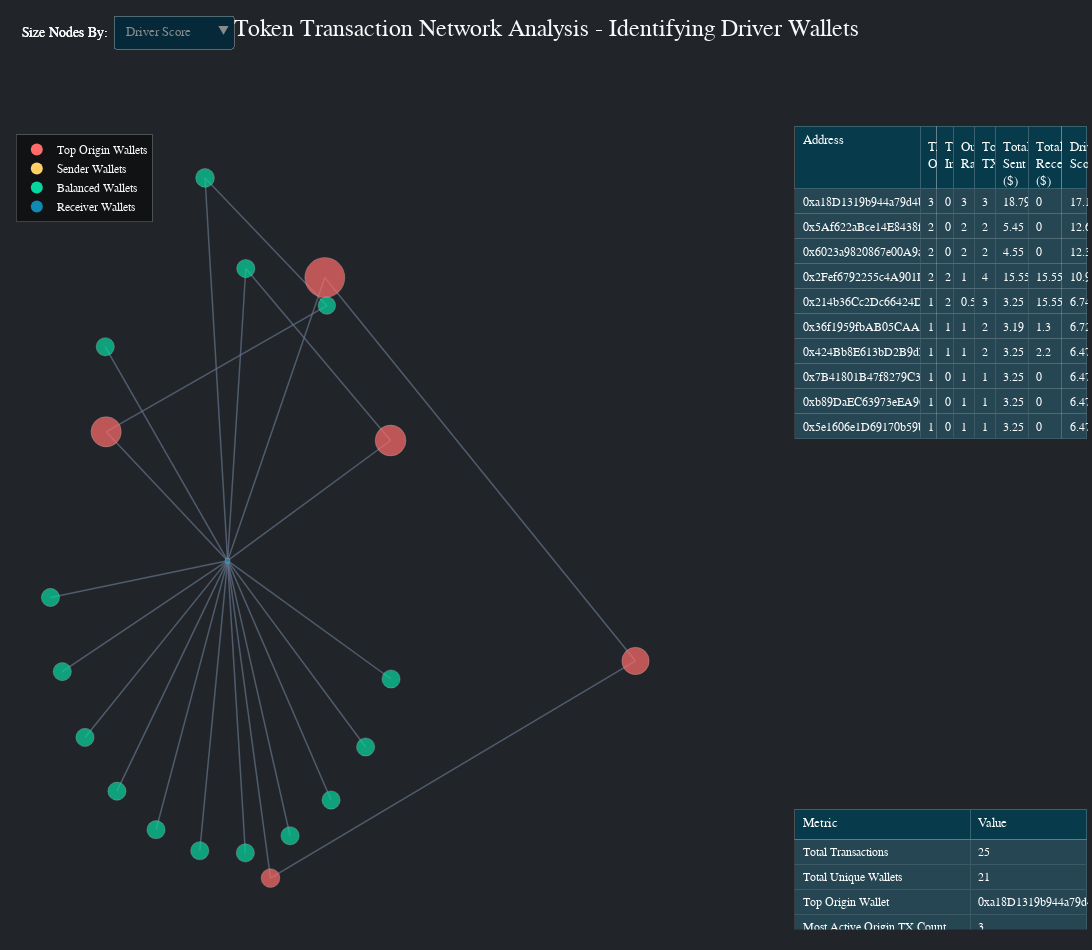

Source (notebook cell):
### Markdown cell above
# Data Visualization

### Code cell
# Set a modern color palette
colors = {
    'background': '#212529',
    'text': '#f8f9fa',
    'grid': '#495057',
    'origin_node': '#ff6b6b',
    'sender_node': '#ffd166',
    'balanced_node': '#06d6a0',
    'receiver_node': '#118ab2',
    'table_header': '#073b4c',
    'table_cell': '#264653',
    'table_text': '#ffffff',
    'edge': '#64748b',
    'annotation_text': '#ffffff',
    'button': '#0d6efd',
    'button_text': '#ffffff'
}

# Create a darker version of the table header color for the dropdown
dropdown_color = '#052938'  # Darker version of the table header blue

# Create functions to generate node traces with different size metrics
def create_node_trace(nodes, pos, size_by='Driver Score'):
    # Get the appropriate node attribute for sizing
    if size_by == 'Driver Score':
        values = [driver_scores.get(node, 0) for node in nodes]
    elif size_by == 'TX Out':
        values = [G.nodes[node]['transaction_count_out'] for node in nodes]
    elif size_by == 'TX In':
        values = [G.nodes[node]['transaction_count_in'] for node in nodes]
    elif size_by == 'Total Sent':
        values = [G.nodes[node]['total_sent'] for node in nodes]
    elif size_by == 'Total Received':
        values = [G.nodes[node]['total_received'] for node in nodes]
    
    # Normalize sizes relative to maximum (if there's a non-zero max)
    max_value = max(values) if max(values) > 0 else 1
    # Scale between 5 (minimum) and 40 (maximum) for visibility
    sizes = [5 + (35 * (value / max_value)) for value in values]
    
    # Create node colors based on out/in ratio (same logic as before)
    colors = []
    for node in nodes:
        in_count = G.nodes[node]['transaction_count_in']
        out_count = G.nodes[node]['transaction_count_out']
        ratio = out_count / max(in_count, 1)
        
        if node in top_origin_nodes:
            colors.append('#ff6b6b')  # Top origin nodes in red
        elif ratio > 1.5:
            colors.append('#ffd166')  # Sender wallets in orange
        elif 0.5 < ratio <= 1.5:
            colors.append('#06d6a0')  # Balanced wallets in green
        else:
            colors.append('#118ab2')  # Receiver wallets in blue
    
    # Create the updated node trace
    node_trace = go.Scatter(
        x=[pos[node][0] for node in nodes],
        y=[pos[node][1] for node in nodes],
        mode='markers',
        marker=dict(
            size=sizes,
            color=colors,
            line=dict(width=1, color='rgba(250,250,250,0.3)')
        ),
        text=[f"Address: {node}<br>TX Out: {G.nodes[node]['transaction_count_out']}<br>TX In: {G.nodes[node]['transaction_count_in']}<br>Total Sent: ${G.nodes[node]['total_sent']:.2f}<br>Total Received: ${G.nodes[node]['total_received']:.2f}<br>Driver Score: {driver_scores.get(node, 0):.2f}" for node in nodes],
        hoverinfo='text',
        showlegend=False
    )
    
    return node_trace

# Store all the different node trace versions
node_trace_options = {
    'Driver Score': create_node_trace(G.nodes(), pos, 'Driver Score'),
    'TX Out': create_node_trace(G.nodes(), pos, 'TX Out'),
    'TX In': create_node_trace(G.nodes(), pos, 'TX In'),
    'Total Sent': create_node_trace(G.nodes(), pos, 'Total Sent'),
    'Total Received': create_node_trace(G.nodes(), pos, 'Total Received')
}

# Create the subplot figure (graph + tables)
fig = make_subplots(
    rows=2, cols=2,
    column_widths=[0.7, 0.3],
    row_heights=[0.8, 0.2],
    specs=[
        [{"type": "scatter", "rowspan": 2}, {"type": "table"}],
        [None, {"type": "table"}]
    ],
    subplot_titles=(
        f"<span style='color:{colors['text']}; font-size:16px'>Token Transaction Network</span>", 
        f"<span style='color:{colors['text']}; font-size:16px'>Top Driver Wallets</span>", 
        f"<span style='color:{colors['text']}; font-size:16px'>Network Statistics</span>"
    )
)

# Add all edge traces with improved styling and hide from legend
for edge_trace in edge_traces:
    # Customize edge traces
    edge_trace.line.color = colors['edge']
    edge_trace.line.width = 1.5
    edge_trace.opacity = 0.7
    edge_trace.showlegend = False
    fig.add_trace(edge_trace, row=1, col=1)

# Add ALL node traces, but make only the default one visible
for idx, (metric, trace) in enumerate(node_trace_options.items()):
    trace.visible = (metric == 'Driver Score')  # Only default is visible
    fig.add_trace(trace, row=1, col=1)

# Add wallet summary table with improved styling
fig.add_trace(
    go.Table(
        header=dict(
            values=list(wallet_df.columns),
            fill_color=colors['table_header'],
            font=dict(color=colors['table_text'], size=13),
            align='left',
            line_color='rgba(255,255,255,0.2)',
            height=30
        ),
        cells=dict(
            values=[wallet_df.get_column(col).to_list() for col in wallet_df.columns],
            fill_color=colors['table_cell'],
            font=dict(color=colors['table_text'], size=12),
            align='left',
            line_color='rgba(255,255,255,0.1)',
            height=25
        ),
        columnwidth=[300, 40, 40, 50, 50, 80, 80, 60]  # Wider Address column
    ),
    row=1, col=2
)

# Add network stats table with improved styling
fig.add_trace(
    go.Table(
        header=dict(
            values=list(stats_df.columns),
            fill_color=colors['table_header'],
            font=dict(color=colors['table_text'], size=13),
            align='left',
            line_color='rgba(255,255,255,0.2)',
            height=30
        ),
        cells=dict(
            values=[stats_df.get_column(col).to_list() for col in stats_df.columns],
            fill_color=colors['table_cell'],
            font=dict(color=colors['table_text'], size=12),
            align='left',
            line_color='rgba(255,255,255,0.1)',
            height=25
        ),
        columnwidth=[150, 100]
    ),
    row=2, col=2
)

# Add only the 4 wallet types to the legend
legend_entries = [
    go.Scatter(
        x=[None], y=[None],
        mode='markers',
        marker=dict(size=15, color=colors['origin_node']),
        name='Top Origin Wallets',
        showlegend=True,
        legendgroup="wallet_types"
    ),
    go.Scatter(
        x=[None], y=[None],
        mode='markers',
        marker=dict(size=15, color=colors['sender_node']),
        name='Sender Wallets',
        showlegend=True,
        legendgroup="wallet_types"
    ),
    go.Scatter(
        x=[None], y=[None],
        mode='markers',
        marker=dict(size=15, color=colors['balanced_node']),
        name='Balanced Wallets',
        showlegend=True,
        legendgroup="wallet_types"
    ),
    go.Scatter(
        x=[None], y=[None],
        mode='markers',
        marker=dict(size=15, color=colors['receiver_node']),
        name='Receiver Wallets',
        showlegend=True,
        legendgroup="wallet_types"
    )
]

# Add the legend entries
for entry in legend_entries:
    fig.add_trace(entry, row=1, col=1)

# Calculate the edge trace count and node trace count for button functionality
edge_trace_count = len(edge_traces)
node_trace_count = len(node_trace_options)

# Create updatemenus
updatemenus = [
    dict(
        buttons=[
            dict(
                args=[{
                    'visible': [
                        # Always show edges
                        True if i < edge_trace_count else
                        # Only show the selected node trace
                        (i == edge_trace_count + idx) if edge_trace_count <= i < edge_trace_count + node_trace_count else
                        # Always show tables and legend
                        True
                        for i in range(len(fig.data))
                    ]
                }],
                label=option,
                method='update'
            ) for idx, option in enumerate(['Driver Score', 'TX Out', 'TX In', 'Total Sent', 'Total Received'])
        ],
        direction='down',
        pad={'r': 10, 't': 10},
        showactive=True,
        active=0,  # Index of initially active button
        x=0.1,
        xanchor='left',
        y=1.15,
        yanchor='top',
        # Better dropdown styling for contrast - removed invalid properties
        bgcolor=dropdown_color,  # Darker blue that creates better contrast with white hover
        bordercolor='rgba(255,255,255,0.3)',
        borderwidth=1,
        font=dict(color='rgba(150,150,150,0.9)', size=13)
    )
]

# Update layout with improved styling and buttons
fig.update_layout(
    title=dict(
        text="Token Transaction Network Analysis - Identifying Driver Wallets",
        font=dict(family="Arial, sans-serif", size=24, color=colors['text']),
        x=0.5,
        y=0.98
    ),
    showlegend=True,
    legend=dict(
        x=0.01,
        y=0.99,
        bgcolor='rgba(0,0,0,0.5)',
        bordercolor='rgba(255,255,255,0.2)',
        borderwidth=1,
        font=dict(color=colors['text']),
        itemsizing='constant'
    ),
    updatemenus=updatemenus,
    annotations=[
        dict(text="Size Nodes By:", 
             x=0.055, 
             y=1.105, 
             xref="paper", 
             yref="paper",
             showarrow=False, 
             font=dict(size=14, color=colors['text'], family="Arial, sans-serif"),
             align="left")
    ],
    hovermode='closest',
    margin=dict(b=20, l=5, r=5, t=100),  # Increased top margin for buttons
    height=950,  # Slightly increased height for buttons
    width=1600,  # Increased width for the table
    paper_bgcolor=colors['background'],
    plot_bgcolor=colors['background'],
    font=dict(family="Arial, sans-serif", color=colors['text']),
    transition_duration=500
)

# Set axis properties
fig.update_xaxes(showgrid=False, zeroline=False, showticklabels=False, row=1, col=1)
fig.update_yaxes(showgrid=False, zeroline=False, showticklabels=False, row=1, col=1)

# Save and show
fig.write_html("token_transaction_driver_analysis.html", include_plotlyjs='cdn')
fig.show(config={'responsive': True})
